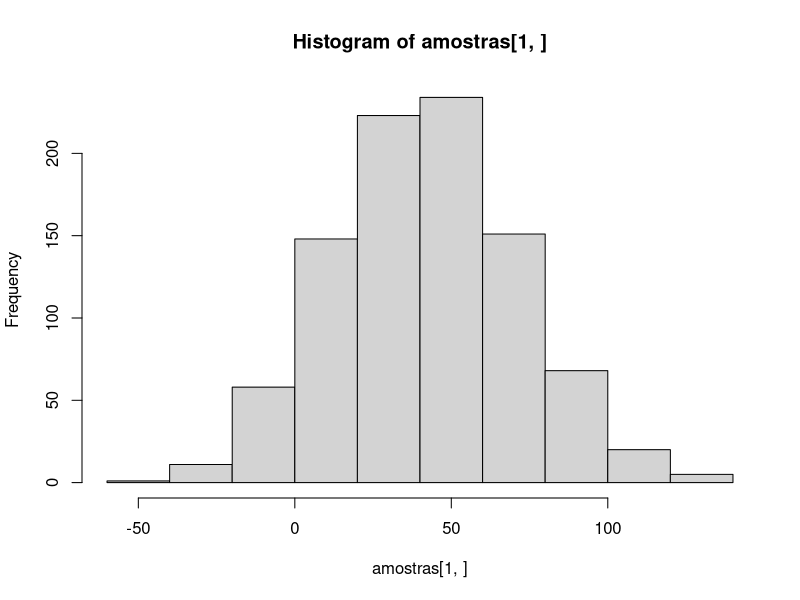

Recreate this plot in R.
is_in <- function(x, l, u){
  below <- x >= l
  above <- x <= u
  result <- as.logical(below * above)
  return(result)
}

get_ci <- function(x, gamma = 0.95){
  n <- length(x)
  cc <- qt(p = (1+gamma)/2, df = n-1)
  x_bar <- mean(x)
  sigma_prime <- sqrt(sum((x-x_bar)^2)/(n-1))
  # sigma_prime <- sqrt(var(x))
  Z <- cc*sigma_prime/sqrt(n)
  A <- x_bar - Z
  B <- x_bar + Z
  return(
    data.frame(xbar = x_bar, lwr = A, upr = B)
  )
}
#####

mu <- 42
sigma_sq <- 30^2
n <-  919 
M <- 10000

amostras <- matrix(rnorm(n*M, mean = mu,
                         sd = sqrt(sigma_sq)),
                   ncol = n, nrow = M)

hist(amostras[1, ])
get_ci(amostras[1, ])

intervalos <- data.frame(mean = rep(NA, M),
                         L = rep(NA, M),
                         U = rep(NA, M),
                         contem = rep(NA, M))

for( i in 1:M){
  intervalos[i, 1:3] <- get_ci(amostras[i, ])
  intervalos$contem[i] <- is_in(x = mu,
                             l = intervalos[i, 2], 
                             u = intervalos[i, 3])
}

tail(intervalos)

mean(intervalos$contem)

### Exervicio: amostrar cada amostra aleatoria de uma
#### distribuição normal com média mu[i] e variancia v[i]
#### e repetir o experimento.´
